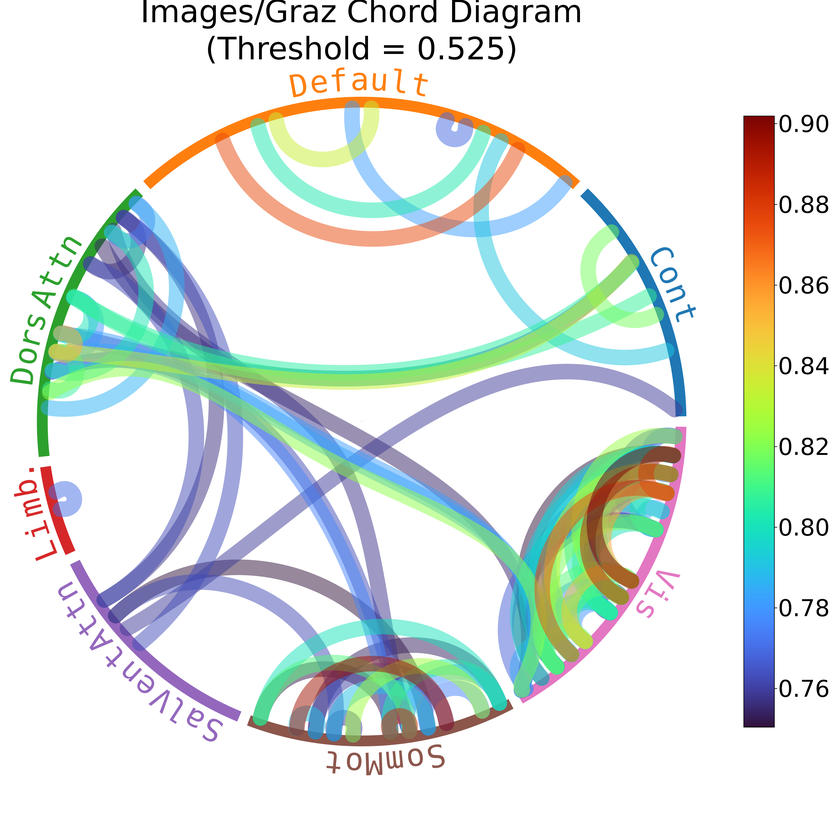
#> input picture Images/Graz_chord_diagram_combined_networks.png, 840 x 840 px, shrunk from 4500 x 4500 before the run; its folder holds 3 pictures in this run
$ jupyter execute --allow-errors NichordConnectogram.ipynb   (shell and % lines are left out)
#> lines starting #> are read from the running program, lines starting #| are printed output that depends on the picture
[cell 1]
import matplotlib.pyplot as plt
import numpy as np
import matplotlib.pyplot as plt
from nichord.chord import plot_chord
import nichord

[cell 2]
# Define the three conditions
conditions = ['Graz', 'Neurow', 'Rest']

# Replace these with your actual connectivity matrices (assumed square numpy arrays)
# For example:
correlation_matrix = np.load('condition_matrixes.npy')
#> (reads condition_matrixes.npy from the repository)

# Unpack the data (the averaged correlation matrices for each condition)
graz_matrix = correlation_matrix[0]
neurow_matrix = correlation_matrix[1]
rest_matrix = correlation_matrix[2]

matrices = {
    'Graz': graz_matrix,
    'Neurow': neurow_matrix,
    'Rest': rest_matrix
}

# Load the LUT file only once.
csv_file = 'Schaefer_100parcels_7Networks/Schaefer2018_100Parcels_7Networks_order_FSLMNI152_2mm.Centroid_RAS.csv'
#> (the rest of this cell did not finish here and is left out)

[cell 3]
from matplotlib import pyplot as plt
import matplotlib.image as mpimg

# Load the three images
image1 = mpimg.imread('Images/Graz_chord_diagram_combined_networks.png')
#> image1 is the input picture: shape (840, 840, 4) float32; mean R, G, B, A 0.871, 0.901, 0.889, 1
image2 = mpimg.imread('Images/Neurow_chord_diagram_combined_networks.png')
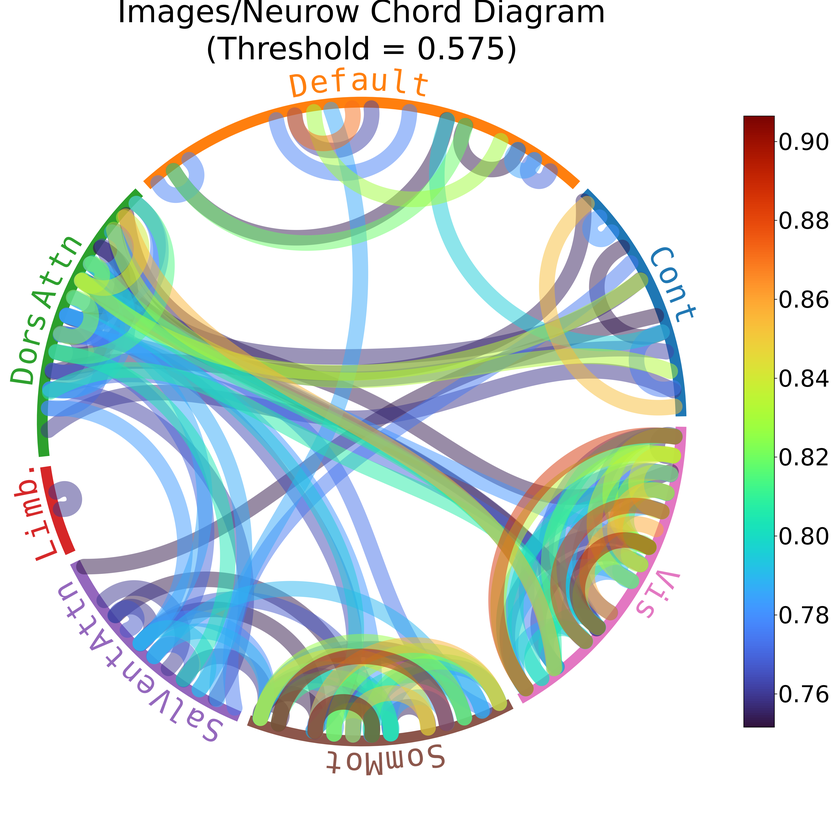
#> input picture Images/Neurow_chord_diagram_combined_networks.png, 840 x 840 px, shrunk from 4500 x 4500 before the run
#> image2 is the input picture: shape (840, 840, 4) float32; mean R, G, B, A 0.835, 0.878, 0.863, 1
image3 = mpimg.imread('Images/Rest_chord_diagram_combined_networks.png')
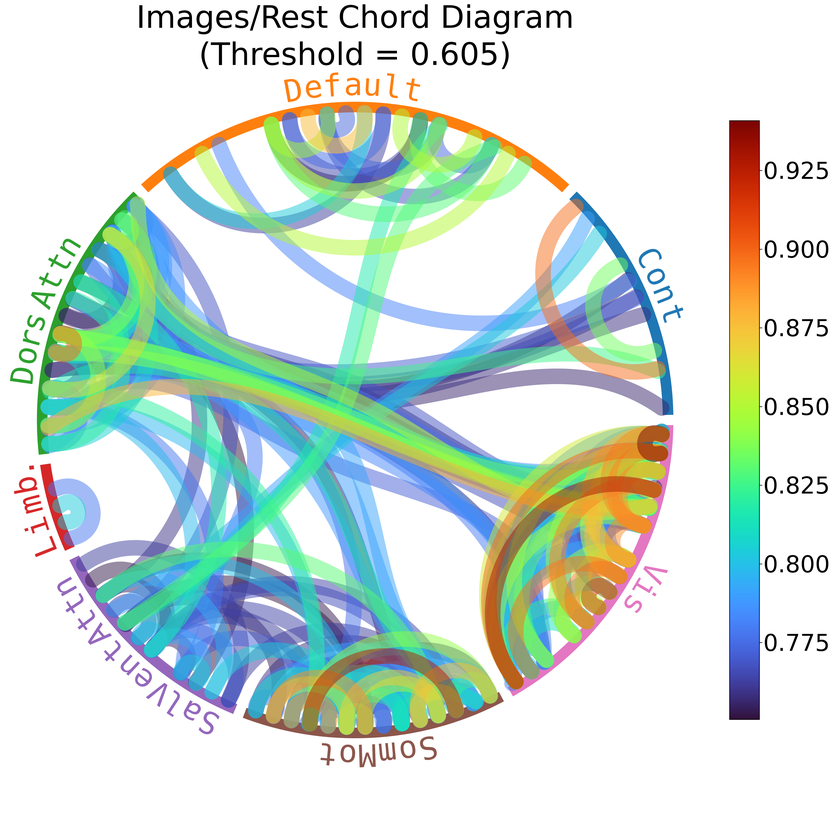
#> input picture Images/Rest_chord_diagram_combined_networks.png, 840 x 840 px, shrunk from 4500 x 4500 before the run
#> image3 is the input picture: shape (840, 840, 4) float32; mean R, G, B, A 0.818, 0.879, 0.849, 1

# Create a figure with subplots
fig, axes = plt.subplots(1, 3, figsize=(15, 5))

# Display each image in a subplot
axes[0].imshow(image1)
axes[0].axis('off')

axes[1].imshow(image2)
axes[1].axis('off')

axes[2].imshow(image3)
axes[2].axis('off')

# Adjust layout and show the figure
plt.tight_layout()
plt.show()
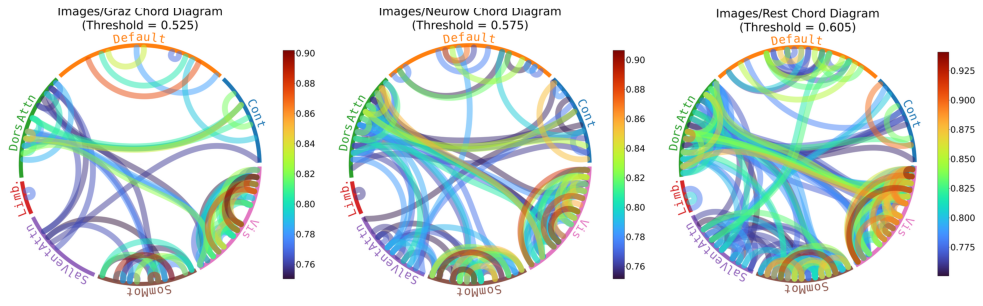
#> figure drawn by matplotlib, 3 panels
# Save the figure as an image
plt.savefig('Images/combined_chord_diagrams.png', dpi=300)
